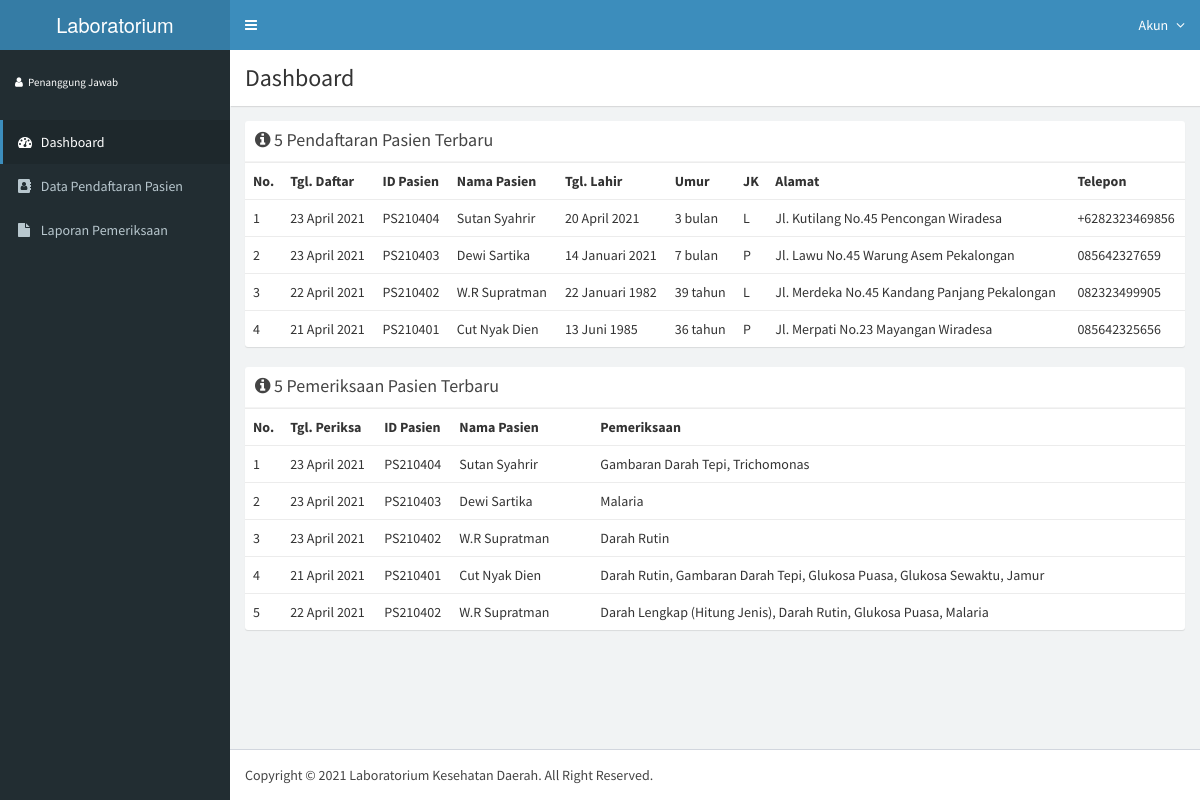
The app's page /pj/index.php (signed in) with its own data.
### tables this page shows
CREATE TABLE IF NOT EXISTS `pasien` (
  `id_pasien` varchar(10) NOT NULL,
  `tgl_daftar` date NOT NULL,
  `nama_pasien` varchar(100) NOT NULL,
  `tgl_lahir` date NOT NULL,
  `jk` enum('L','P') NOT NULL,
  `tlp` varchar(14) NOT NULL,
  `alamat` text NOT NULL,
  `user_id` int(11) NOT NULL,
  PRIMARY KEY (`id_pasien`)
);

CREATE TABLE IF NOT EXISTS `pemeriksaan_pasien` (
  `id_pp` int(11) NOT NULL AUTO_INCREMENT,
  `tgl_periksa` date NOT NULL,
  `ket_klinis` text NOT NULL,
  `pasien_id` varchar(10) NOT NULL,
  PRIMARY KEY (`id_pp`)
);

### lib/function.php (called while the page is built, shortened)
<?php
function longDate($tanggal = "")
{
    if ($tanggal) {
        $tgl            = date('d', strtotime($tanggal));
        $bulan          = date('m', strtotime($tanggal));
        $tahun          = date('Y', strtotime($tanggal));
        $indo_bulan = array(
            '01' => 'Januari',
            '02' => 'Februari',
            '03' => 'Maret',
            '04' => 'April',
            '05' => 'Mei',
            '06' => 'Juni',
            '07' => 'Juli',
            '08' => 'Agustus',
            '09' => 'September',
            '10' => 'Oktober',
            '11' => 'November',
            '12' => 'Desember'
        );
        $tampil_tanggal = $tgl . ' ' . $indo_bulan[$bulan] . ' ' . $tahun;
    } else {
        $tampil_tanggal = '-';
    }
    return $tampil_tanggal;
}
function umur($tanggal_lahir)
{
    $birthDate = new DateTime($tanggal_lahir);
    $today = new DateTime("today");
    $y = $today->diff($birthDate)->y;
    $m = $today->diff($birthDate)->m;
    $d = $today->diff($birthDate)->days;
    $umur = '';
    if ($y > 0) {
        $umur = $y . " tahun";
    } else if ($y <= 0 and $m > 0) {
        $umur = $m . " bulan";
    } else {
        $umur = $d . " hari";
    }
    return $umur;
}

### pj/dashboard_tabel_info.php (the view)
<div class="box box-solid">
  <div class="box-header with-border">
    <h3 class="box-title">
      <i class="fa fa-info-circle"></i> 5 Pendaftaran Pasien Terbaru
    </h3>
  </div>
  <?php
  $sql_pendaftaran = $con->query("SELECT * FROM pasien ORDER BY id_pasien DESC LIMIT 5 ");
  $trow_pendaftaran = $sql_pendaftaran->rowCount();
  ?>
  <div class="box-body table-responsive no-padding">
    <table class="table table-hover">
      <tr>
        <th width="1%">No.</th>
        <th>Tgl. Daftar</th>
        <th>ID Pasien</th>
        <th>Nama Pasien</th>
        <th>Tgl. Lahir</th>
        <th>Umur</th>
        <th>JK</th>
        <th>Alamat</th>
        <th>Telepon</th>
      </tr>
      <?php if (!empty($trow_pendaftaran)) : $no = 1; ?>
        <?php while ($row_pendaftaran = $sql_pendaftaran->fetch(PDO::FETCH_LAZY)) { ?>
          <tr>
            <td><?php echo $no;
                $no++; ?></td>
            <td><?php echo longDate($row_pendaftaran->tgl_daftar); ?></td>
            <td><?php echo $row_pendaftaran->id_pasien; ?></td>
            <td><?php echo $row_pendaftaran->nama_pasien; ?></td>
            <td><?php echo longDate($row_pendaftaran->tgl_lahir); ?></td>
            <td><?php echo umur($row_pendaftaran->tgl_lahir); ?></td>
            <td><?php echo $row_pendaftaran->jk; ?></td>
            <td><?php echo $row_pendaftaran->alamat; ?></td>
            <td><?php echo $row_pendaftaran->tlp; ?></td>
          </tr>
        <?php } ?>
      <?php endif ?>
    </table>
  </div>
</div>
<div class="box box-solid">
  <div class="box-header with-border">
    <h3 class="box-title">
      <i class="fa fa-info-circle"></i> 5 Pemeriksaan Pasien Terbaru
    </h3>
  </div>
  <?php
  $sql_pemeriksaan = $con->query("SELECT p.id_pasien, p.nama_pasien, pp.tgl_periksa, pp.ket_klinis, pp.id_pp,
                GROUP_CONCAT(sp.nama_sub_periksa ORDER BY sp.nama_sub_periksa ASC SEPARATOR ', ') AS list_periksa
                FROM pemeriksaan_pasien pp
                JOIN pasien p
                ON p.id_pasien = pp.pasien_id
                JOIN tes_pasien tp
                ON tp.pp_id = pp.id_pp
                INNER JOIN sub_periksa sp
                ON sp.id_sub_periksa = tp.sub_periksa_id
                GROUP BY pp.id_pp
                ORDER BY pp.id_pp DESC LIMIT 5 ");
  $trow_pemeriksaan = $sql_pemeriksaan->rowCount();
  ?>
  <div class="box-body table-responsive no-padding">
    <table class="table table-hover">
      <tr>
        <th width="1%">No.</th>
        <th width="10%">Tgl. Periksa</th>
        <th width="8%">ID Pasien</th>
        <th width="15%">Nama Pasien</th>
        <th width="auto">Pemeriksaan</th>
      </tr>
      <?php if (!empty($trow_pemeriksaan)) : $no = 1; ?>
        <?php while ($row_pemeriksaan = $sql_pemeriksaan->fetch(PDO::FETCH_LAZY)) { ?>
          <tr>
            <td><?php echo $no;
                $no++; ?></td>
            <td><?php echo longDate($row_pemeriksaan->tgl_periksa); ?></td>
            <td><?php echo $row_pemeriksaan->id_pasien; ?></td>
            <td><?php echo $row_pemeriksaan->nama_pasien; ?></td>
            <td><?php echo $row_pemeriksaan->list_periksa; ?></td>
          </tr>
        <?php } ?>
      <?php endif ?>
    </table>
  </div>
</div>

### records on screen
pasien: tgl_daftar "23 April 2021", id_pasien "PS210404", nama_pasien "Sutan Syahrir", tgl_lahir "20 April 2021", tgl_lahir "3 bulan", jk "L", alamat "Jl. Kutilang No.45 Pencongan Wiradesa", tlp "+6282323469856"
pasien: tgl_daftar "23 April 2021", id_pasien "PS210403", nama_pasien "Dewi Sartika", tgl_lahir "14 Januari 2021", tgl_lahir "7 bulan", jk "P", alamat "Jl. Lawu No.45 Warung Asem Pekalongan", tlp "085642327659"
pasien: tgl_daftar "22 April 2021", id_pasien "PS210402", nama_pasien "W.R Supratman", tgl_lahir "22 Januari 1982", tgl_lahir "39 tahun", jk "L", alamat "Jl. Merdeka No.45 Kandang Panjang Pekalongan", tlp "082323499905"
pasien: tgl_daftar "21 April 2021", id_pasien "PS210401", nama_pasien "Cut Nyak Dien", tgl_lahir "13 Juni 1985", tgl_lahir "36 tahun", jk "P", alamat "Jl. Merpati No.23 Mayangan Wiradesa", tlp "085642325656"
pemeriksaan_pasien: tgl_periksa "23 April 2021", pasien.id_pasien "PS210404", pasien.nama_pasien "Sutan Syahrir", list_periksa "Gambaran Darah Tepi, Trichomonas"
pemeriksaan_pasien: tgl_periksa "23 April 2021", pasien.id_pasien "PS210403", pasien.nama_pasien "Dewi Sartika", list_periksa "Malaria"
pemeriksaan_pasien: tgl_periksa "23 April 2021", pasien.id_pasien "PS210402", pasien.nama_pasien "W.R Supratman", list_periksa "Darah Rutin"
pemeriksaan_pasien: tgl_periksa "21 April 2021", pasien.id_pasien "PS210401", pasien.nama_pasien "Cut Nyak Dien", list_periksa "Darah Rutin, Gambaran Darah Tepi, Glukosa Puasa, Glukosa Sewaktu, Jamur"
pemeriksaan_pasien: tgl_periksa "22 April 2021", pasien.id_pasien "PS210402", pasien.nama_pasien "W.R Supratman", list_periksa "Darah Lengkap (Hitung Jenis), Darah Rutin, Glukosa Puasa, Malaria"
